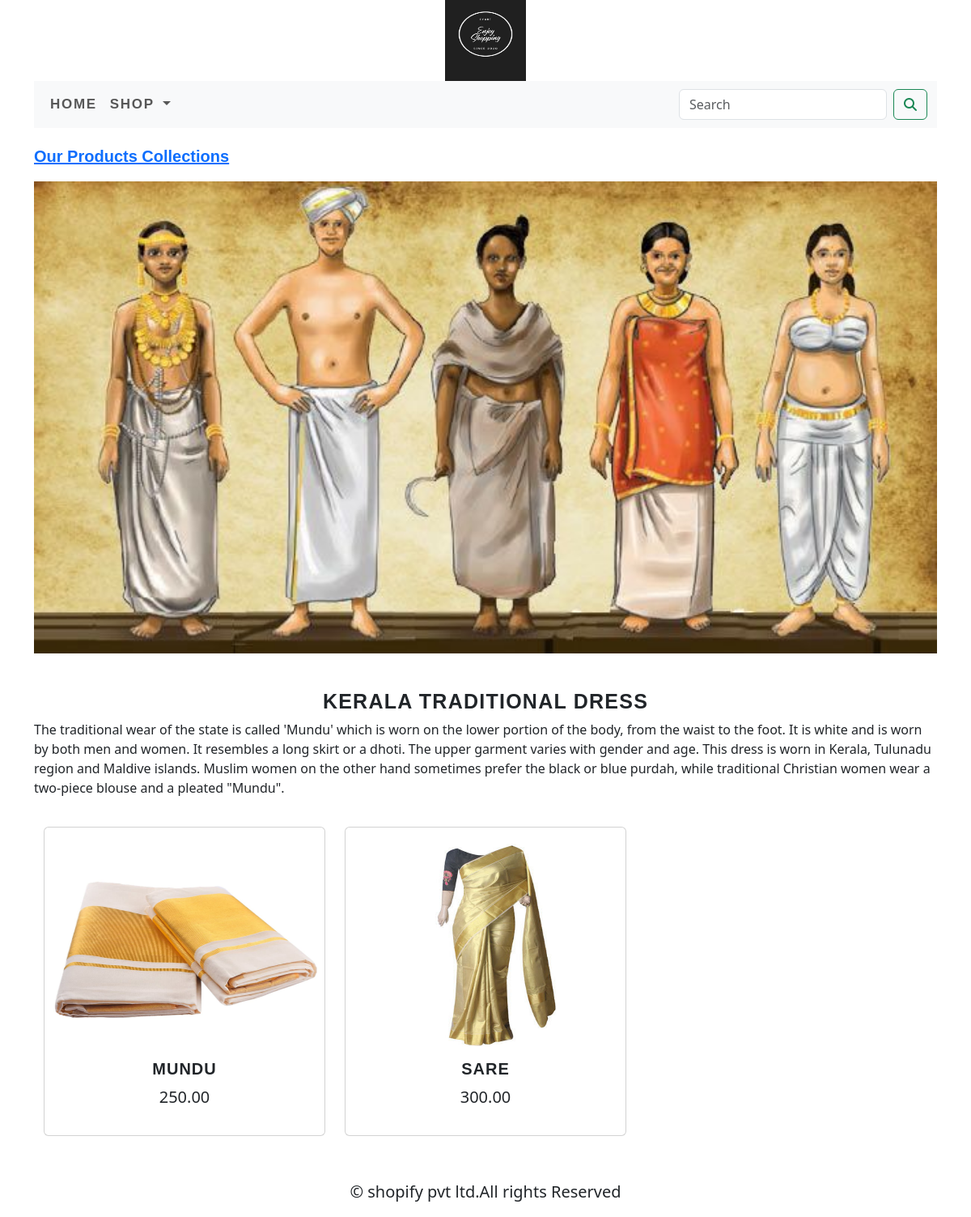
The app's page /shop/cotton-dress/ with its own data.
### ecommerceapp/models.py (models this page shows, shortened)
class Category(models.Model):
    name=models.CharField(max_length=250,unique=True)
    slug=models.SlugField(max_length=250,unique=True)
    description=models.TextField(blank=True)
    image=models.ImageField(upload_to='category',blank=True)
    class Meta:
        ordering=('name',)
        verbose_name='category'
        verbose_name_plural='categories'
    def get_url(self):
        return reverse('ecommerceapp:products_by_category',args=[self.slug])

class Product(models.Model):
    name = models.CharField(max_length=250, unique=True)
    slug = models.SlugField(max_length=250, unique=True)
    description = models.TextField(blank=True)
    price=models.DecimalField(max_digits=10,decimal_places=2)
    category=models.ForeignKey(Category,on_delete=models.CASCADE)
    image = models.ImageField(upload_to='product', blank=True)
    stock=models.IntegerField()
    available=models.BooleanField(default=True)
    created=models.DateTimeField(auto_now_add=True)
    updated=models.DateTimeField(auto_now=True)
    class Meta:
        ordering=('name',)
        verbose_name='product'
        verbose_name_plural='products'
    def get_url(self):
        return reverse('ecommerceapp:proDetail',args=[self.category.slug,self.slug])

### ecommerceapp/views.py (the view)
# urls.py: path('',views.allProCat,name='allProCat'),
def allProCat(request,c_slug=None):
    c_page=None
    products_list=None
    if c_slug!=None:
        c_page=get_object_or_404(Category,slug=c_slug)
        products_list=Product.objects.all().filter(category=c_page,available=True)
    else:
        products_list = Product.objects.all().filter(available=True)
    paginator=Paginator(products_list,6)
    try:
        page=int(request.GET.get('page','1'))
    except:
        page=1
    try:
        products=paginator.page(page)
    except (EmptyPage,InvalidPage):
        products=paginator.page(paginator.num_pages)
    return render(request,"category.html",{'category':c_page,'products':products})

### cart_app/context_processors.py (called while the page is built)
def counter(request):
    item_count=0
    if 'admin' in request.path:
        return {}
    else:
        try:
            cart=Cart.objects.filter(cart_id=_cart_id(request))
            cart_items=CartItem.objects.all().filter(cart=cart[:1])
            for cart_item in cart_items:
                item_count += cart_item.quantity
        except Cart.DoesNotExist:
            item_count=0
    return dict(item_count=item_count)

### cart_app/views.py (called while the page is built)
def _cart_id(request):
    cart=request.session.session_key
    if not cart:
        cart=request.session.create()
    return cart

### ecommerceapp/context_processors.py (called while the page is built)
def menu_links(request):
    links=Category.objects.all()
    return dict(links=links)

### templates/category.html (shortened to what this page needs)
{% extends 'base.html' %}
{% load static %}
{% block content %}
  {% if category %}
    <div>
      <div class="row my_row_class">
        <div class="mx_auto">
        <p><a href="{% url 'ecommerceapp:allProCat' %}">Our Products Collections</a></p>
      </div>
        </div>
    </div>
  {% endif %}
<div class="mx_auto">
  {% if category %}
  <img class="my_image" src="{{category.image.url}}" alt="{{category.name}}">
</div>
<br>
<div>
  <h1 class="text-center my_title">{{category.name}}</h1>
  <p class="text-justify">{{category.description}}</p>
</div>
  {% endif %}
<div class="container">
  <div class="row mx_auto">
    {% for product in products.object_list %}
    <div class="my_bottom_margin col-9 col-sm-12 col-md-4 xol-lg-4">
      <div class="card text-center" style="min-width:18rem;">
        <a href="{{product.get_url}}"><img class="card-img-top" src="{{product.image.url}}" alt="{{product.name}}" width="100%" height="250px"> </a>
        <div class="card-body">
          <h2>{{product.name}}</h2>
          <p>{{product.price}}</p>
        </div>
      </div>
    </div>
    {% endfor %}
  </div>
  <br>
</div>
{% endblock %}

### static/css/custom.css (style rules this page uses)
.text-center { padding-top:20px; font-size:20px; }
.my_row_class { padding-top:20px; }
.my_row_class .mx_auto { color:#000; font-size:20px; font-family: 'Poppins', sans-serif; font-weight:bold; }
.my_image { width:100%; height:auto; }
.my_title { font-size:25px; text-transform:uppercase; font-family: 'Poppins', sans-serif; font-weight:bold; letter-spacing:.05em; }
.my_bottom_margin { margin-bottom:10px; margin-top:20px; }
.card-body h2 { font-size:20px; font-family: 'Poppins', sans-serif; font-weight:bold; letter-spacing:.05em; text-transform:uppercase; }

### records on screen
Category: image (picture), name "KERALA TRADITIONAL DRESS", description "The traditional wear of the state is called 'Mundu' which is worn on the lower portion of the body, from the waist to the foot. It is white and is worn by both men and women. It resembles a long skirt or a dhoti. The upper garment varies with gender and age. This dress is worn in Kerala, Tulunadu region and Maldive islands. Muslim women on the other hand sometimes prefer the black or blue purdah, while traditional Christian women wear a two-piece blouse and a pleated \"Mundu\"."
Product: image (picture), name "MUNDU", price "250.00"
Product: image (picture), name "SARE", price "300.00"
